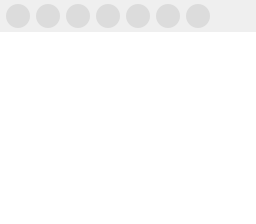
                  <widget class="QWidget" name="tab_6">
                   <attribute name="title">
                    <string>Resource Manager</string>
                   </attribute>
                   <layout class="QVBoxLayout" name="verticalLayout_23">
                    <property name="spacing">
                     <number>0</number>
                    </property>
                    <property name="leftMargin">
                     <number>0</number>
                    </property>
                    <property name="topMargin">
                     <number>0</number>
                    </property>
                    <property name="rightMargin">
                     <number>0</number>
                    </property>
                    <property name="bottomMargin">
                     <number>0</number>
                    </property>
                    <item>
                     <widget class="QWidget" name="widget_9" native="true">
                      <property name="minimumSize">
                       <size>
                        <width>0</width>
                        <height>24</height>
                       </size>
                      </property>
                      <layout class="QHBoxLayout" name="horizontalLayout_23">
                       <property name="leftMargin">
                        <number>6</number>
                       </property>
                       <property name="topMargin">
                        <number>4</number>
                       </property>
                       <property name="rightMargin">
                        <number>6</number>
                       </property>
                       <property name="bottomMargin">
                        <number>4</number>
                       </property>
                       <item>
                        <widget class="QPushButton" name="pushButton_25">
                         <property name="sizePolicy">
                          <sizepolicy hsizetype="Fixed" vsizetype="Fixed">
                           <horstretch>0</horstretch>
                           <verstretch>0</verstretch>
                          </sizepolicy>
                         </property>
                         <property name="minimumSize">
                          <size>
                           <width>24</width>
                           <height>24</height>
                          </size>
                         </property>
                         <property name="maximumSize">
                          <size>
                           <width>24</width>
                           <height>24</height>
                          </size>
                         </property>
                         <property name="styleSheet">
                          <string notr="true">QPushButton{
	background-color: rgb(220, 220, 220);
	color: rgb(100, 100, 100);
	border: 1px transparent;
	border-radius: 12px;
}

QPushButton:hover{
	background-color: rgb(200, 200, 200);
}</string>
                         </property>
                         <property name="text">
                          <string/>
                         </property>
                         <property name="icon">
                          <iconset resource="Resources.qrc">
                           <normaloff>:/SubWindow/src/ToolBar/SubWindow/Refresh.png</normaloff>:/SubWindow/src/ToolBar/SubWindow/Refresh.png</iconset>
                         </property>
                         <property name="iconSize">
                          <size>
                           <width>12</width>
                           <height>12</height>
                          </size>
                         </property>
                        </widget>
                       </item>
                       <item>
                        <widget class="QPushButton" name="pushButton_26">
                         <property name="sizePolicy">
                          <sizepolicy hsizetype="Fixed" vsizetype="Fixed">
                           <horstretch>0</horstretch>
                           <verstretch>0</verstretch>
                          </sizepolicy>
                         </property>
                         <property name="minimumSize">
                          <size>
                           <width>24</width>
                           <height>24</height>
                          </size>
                         </property>
                         <property name="maximumSize">
                          <size>
                           <width>24</width>
                           <height>24</height>
                          </size>
                         </property>
                         <property name="styleSheet">
                          <string notr="true">QPushButton{
	background-color: rgb(220, 220, 220);
	color: rgb(100, 100, 100);
	border: 1px transparent;
	border-radius: 12px;
}

QPushButton:hover{
	background-color: rgb(200, 200, 200);
}</string>
                         </property>
                         <property name="text">
                          <string/>
                         </property>
                         <property name="icon">
                          <iconset resource="Resources.qrc">
                           <normaloff>:/SubWindow/src/ToolBar/SubWindow/Fold.png</normaloff>:/SubWindow/src/ToolBar/SubWindow/Fold.png</iconset>
                         </property>
                         <property name="iconSize">
                          <size>
                           <width>12</width>
                           <height>12</height>
                          </size>
                         </property>
                        </widget>
                       </item>
                       <item>
                        <widget class="QPushButton" name="pushButton_27">
                         <property name="sizePolicy">
                          <sizepolicy hsizetype="Fixed" vsizetype="Fixed">
                           <horstretch>0</horstretch>
                           <verstretch>0</verstretch>
                          </sizepolicy>
                         </property>
                         <property name="minimumSize">
                          <size>
                           <width>24</width>
                           <height>24</height>
                          </size>
                         </property>
                         <property name="maximumSize">
                          <size>
                           <width>24</width>
                           <height>24</height>
                          </size>
                         </property>
                         <property name="styleSheet">
                          <string notr="true">QPushButton{
	background-color: rgb(220, 220, 220);
	color: rgb(100, 100, 100);
	border: 1px transparent;
	border-radius: 12px;
}

QPushButton:hover{
	background-color: rgb(200, 200, 200);
}</string>
                         </property>
                         <property name="text">
                          <string/>
                         </property>
                         <property name="icon">
                          <iconset resource="Resources.qrc">
                           <normaloff>:/SubWindow/src/ToolBar/SubWindow/Expand.png</normaloff>:/SubWindow/src/ToolBar/SubWindow/Expand.png</iconset>
                         </property>
                         <property name="iconSize">
                          <size>
                           <width>12</width>
                           <height>12</height>
                          </size>
                         </property>
                        </widget>
                       </item>
                       <item>
                        <widget class="QPushButton" name="pushButton_28">
                         <property name="sizePolicy">
                          <sizepolicy hsizetype="Fixed" vsizetype="Fixed">
                           <horstretch>0</horstretch>
                           <verstretch>0</verstretch>
                          </sizepolicy>
                         </property>
                         <property name="minimumSize">
                          <size>
                           <width>24</width>
                           <height>24</height>
                          </size>
                         </property>
                         <property name="maximumSize">
                          <size>
                           <width>24</width>
                           <height>24</height>
                          </size>
                         </property>
                         <property name="styleSheet">
                          <string notr="true">QPushButton{
	background-color: rgb(220, 220, 220);
	color: rgb(100, 100, 100);
	border: 1px transparent;
	border-radius: 12px;
}

QPushButton:hover{
	background-color: rgb(200, 200, 200);
}</string>
                         </property>
                         <property name="text">
                          <string/>
                         </property>
                         <property name="icon">
                          <iconset resource="Resources.qrc">
                           <normaloff>:/SubWindow/src/ToolBar/SubWindow/Fliter.png</normaloff>:/SubWindow/src/ToolBar/SubWindow/Fliter.png</iconset>
                         </property>
                         <property name="iconSize">
                          <size>
                           <width>12</width>
                           <height>12</height>
                          </size>
                         </property>
                        </widget>
                       </item>
                       <item>
                        <widget class="QPushButton" name="pushButton_30">
                         <property name="sizePolicy">
                          <sizepolicy hsizetype="Fixed" vsizetype="Fixed">
                           <horstretch>0</horstretch>
                           <verstretch>0</verstretch>
                          </sizepolicy>
                         </property>
                         <property name="minimumSize">
                          <size>
                           <width>24</width>
                           <height>24</height>
                          </size>
                         </property>
                         <property name="maximumSize">
                          <size>
                           <width>24</width>
                           <height>24</height>
                          </size>
                         </property>
                         <property name="styleSheet">
                          <string notr="true">QPushButton{
	background-color: rgb(220, 220, 220);
	color: rgb(100, 100, 100);
	border: 1px transparent;
	border-radius: 12px;
}

QPushButton:hover{
	background-color: rgb(200, 200, 200);
}</string>
                         </property>
                         <property name="text">
                          <string/>
                         </property>
                         <property name="icon">
                          <iconset resource="Resources.qrc">
                           <normaloff>:/SubWindow/src/ToolBar/SubWindow/Properties.png</normaloff>:/SubWindow/src/ToolBar/SubWindow/Properties.png</iconset>
                         </property>
                         <property name="iconSize">
                          <size>
                           <width>12</width>
                           <height>12</height>
                          </size>
                         </property>
                        </widget>
                       </item>
                       <item>
                        <widget class="QPushButton" name="pushButton_31">
                         <property name="sizePolicy">
                          <sizepolicy hsizetype="Fixed" vsizetype="Fixed">
                           <horstretch>0</horstretch>
                           <verstretch>0</verstretch>
                          </sizepolicy>
                         </property>
                         <property name="minimumSize">
                          <size>
                           <width>24</width>
                           <height>24</height>
                          </size>
                         </property>
                         <property name="maximumSize">
                          <size>
                           <width>24</width>
                           <height>24</height>
                          </size>
                         </property>
                         <property name="styleSheet">
                          <string notr="true">QPushButton{
	background-color: rgb(220, 220, 220);
	color: rgb(100, 100, 100);
	border: 1px transparent;
	border-radius: 12px;
}

QPushButton:hover{
	background-color: rgb(200, 200, 200);
}</string>
                         </property>
                         <property name="text">
                          <string/>
                         </property>
                         <property name="icon">
                          <iconset resource="Resources.qrc">
                           <normaloff>:/SubWindow/src/ToolBar/SubWindow/Create_New_File.png</normaloff>:/SubWindow/src/ToolBar/SubWindow/Create_New_File.png</iconset>
                         </property>
                         <property name="iconSize">
                          <size>
                           <width>12</width>
                           <height>12</height>
                          </size>
                         </property>
                        </widget>
                       </item>
                       <item>
                        <widget class="QPushButton" name="pushButton_32">
                         <property name="sizePolicy">
                          <sizepolicy hsizetype="Fixed" vsizetype="Fixed">
                           <horstretch>0</horstretch>
                           <verstretch>0</verstretch>
                          </sizepolicy>
                         </property>
                         <property name="minimumSize">
                          <size>
                           <width>24</width>
                           <height>24</height>
                          </size>
                         </property>
                         <property name="maximumSize">
                          <size>
                           <width>24</width>
                           <height>24</height>
                          </size>
                         </property>
                         <property name="styleSheet">
                          <string notr="true">QPushButton{
	background-color: rgb(220, 220, 220);
	color: rgb(100, 100, 100);
	border: 1px transparent;
	border-radius: 12px;
}

QPushButton:hover{
	background-color: rgb(200, 200, 200);
}</string>
                         </property>
                         <property name="text">
                          <string/>
                         </property>
                         <property name="icon">
                          <iconset resource="Resources.qrc">
                           <normaloff>:/SubWindow/src/ToolBar/SubWindow/Rename.png</normaloff>:/SubWindow/src/ToolBar/SubWindow/Rename.png</iconset>
                         </property>
                         <property name="iconSize">
                          <size>
                           <width>12</width>
                           <height>12</height>
                          </size>
                         </property>
                        </widget>
                       </item>
                       <item>
                        <spacer name="horizontalSpacer_9">
                         <property name="orientation">
                          <enum>Qt::Horizontal</enum>
                         </property>
                         <property name="sizeHint" stdset="0">
                          <size>
                           <width>40</width>
                           <height>20</height>
                          </size>
                         </property>
                        </spacer>
                       </item>
                      </layout>
                     </widget>
                    </item>
                    <item>
                     <widget class="QTreeView" name="treeView_4">
                      <property name="frameShape">
                       <enum>QFrame::NoFrame</enum>
                      </property>
                     </widget>
                    </item>
                   </layout>
                  </widget>
